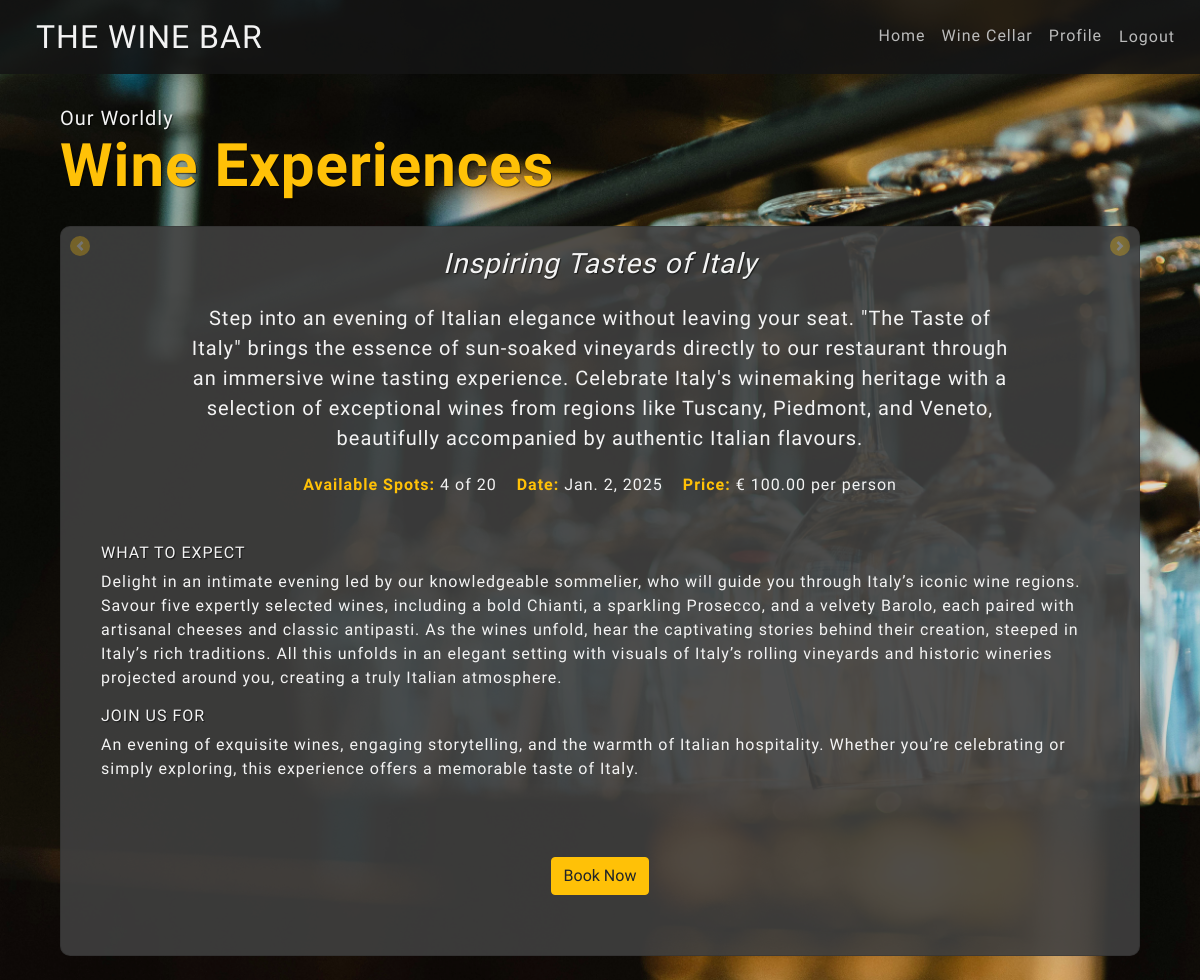
The page /wine_cellar/wine_cellar/ (signed in) on the database its author committed.
### bookings/models.py (models this page shows, shortened)
class WineCellar(models.Model):
    title = models.CharField(max_length=255)
    description = models.TextField()
    price = models.DecimalField(max_digits=10, decimal_places=2)
    date = models.DateField()
    available_spots = models.PositiveIntegerField()
    total_spots = models.PositiveIntegerField()
    what_to_expect = models.TextField()
    join_us_for = models.TextField()

### bookings/views.py (the view)
# urls.py: path("wine_cellar/", views.wine_list, name="wine_cellar"),
def wine_list(request):
    wines = WineCellar.objects.all()
    return render(request, "bookings/wine_cellar.html", {"wines": wines})

### bookings/templates/bookings/wine_cellar.html (shortened to what this page needs)
{% extends "layout.html" %}
{% block content %}
  <div class="container mt-4">
    <h1 class="mb-4">
      Our Worldly
      <br>
      <strong>Wine Experiences</strong>
    </h1>
    <div id="wineCarousel"
         class="carousel slide"
         data-ride="carousel"
         data-interval="false">
      <div class="carousel-inner">
        {% for wine in wines %}
          <div class="carousel-item {% if forloop.first %}active{% endif %}">
            <div class="card">
              <div class="card-body">
                <h5 class="card-title">{{ wine.title }}</h5>
                <p class="card-text">{{ wine.description }}</p>
                <div id="info">
                  <p>
                    <strong>Available Spots:</strong> {{ wine.available_spots }} of {{ wine.total_spots }}
                  </p>
                  <p>
                    <strong>Date:</strong> {{ wine.date }}
                  </p>
                  <p>
                    <strong>Price:</strong> € {{ wine.price }} per person
                  </p>
                </div>
                <div class="about_tasting">
                  <h6>What to Expect</h6>
                  <p>{{ wine.what_to_expect }}</p>
                  <h6>Join Us For</h6>
                  <p>{{ wine.join_us_for }}</p>
                </div>
                {% if user.is_authenticated %}
                  <button type="button" class="btn btn-warning" data-toggle="modal" data-target="#bookingModal" data-wine-id="{{ wine.id }}">Book Now</button>
                {% else %}
                  <a href="{% url 'bookings:register' %}" class="btn btn-warning">Uncork Access</a>
                {% endif %}
              </div>
            </div>
          </div>
        {% endfor %}
      </div>
      <a class="carousel-control-prev"
         href="#wineCarousel"
         role="button"
         data-slide="prev">
        <span class="carousel-control-prev-icon" aria-hidden="true"></span>
      </a>
      <a class="carousel-control-next"
         href="#wineCarousel"
         role="button"
         data-slide="next">
        <span class="carousel-control-next-icon" aria-hidden="true"></span>
      </a>
    </div>
  </div>
{% endblock content %}
{% block scripts %}
  {% load static %}
{% endblock scripts %}

### static/css/styles.css (style rules this page uses)
:root { --text-color: rgb(243, 243, 243); --text-color2: rgb(187, 187, 187); --text-color3: rgb(152, 152, 152); --text-alert: rgb(211, 25, 44); --gold-color: #ffc107; --bg-color: rgba(71, 71, 71, 0.9); --bg-color2: rgba(21, 21, 21, 0.9); --all-tsh: 1px 1px 1px rgba(0, 0, 0, 0.6); }
body { font-family: 'Della Respira', serif; letter-spacing: 1px; background-image: url('/static/media/empty_glasses.jpg'); background-size: cover; background-repeat: no-repeat; background-attachment: fixed; background-position: center; color: var(--text-color); }
body::after { content: ''; position: fixed; top: 0; left: 0; width: 100%; height: 100%; background-color: rgba(41, 41, 41, 0.1); z-index: 1; }
body * { position: relative; z-index: 2; }
.mb-4 { margin-top: 2rem; margin-bottom: 1.5rem !important; color: var(--text-color); font-size: 1.25rem; text-shadow: var(--all-tsh); }
.mb-4 strong { color: var(--gold-color); font-size: 3.75rem; }
.carousel-control-next, .carousel-control-prev { z-index: 4; width: 10%; opacity: 0.3; color: var(--text-color); background-color: var(--gold-color); height: 20px; width: 20px; border-radius: 50%; padding: 5px; margin: 10px; }
.card { border-radius: 10px; color: var(--text-color); background-color: rgba(64, 64, 64, 0.9); height: 100%; }
.card-body { display: flex; flex-direction: column; justify-content: space-evenly; align-items: center; height: 100%; }
.card-title { font-size: 1.75rem; text-align: center; font-style: italic; text-shadow: var(--all-tsh); }
.card-text { font-size: 1.25rem; max-width: 80%; margin: 10px auto; text-align: center; }
#info { margin: 0 auto; display: flex; }
#info p { padding: 10px; font-size: 1rem; text-align: center; }
#info strong { color: var(--gold-color); }
.about_tasting { margin: 20px; }
.about_tasting h6 { font-size: 1rem; text-transform: uppercase; text-shadow: 1px 1px 1px rgba(0, 0, 0, 0.6); }
.btn-warning, .btn-primary, .btn-secondary { display: flex; justify-content: center; align-items: center; margin: 40px auto; max-width: 70%; }

### rows shown on the page
WineCellar: title "Inspiring Tastes of Italy", description "Step into an evening of Italian elegance without leaving your seat. \"The Taste of Italy\" brings the essence of sun-soaked vineyards directly to our restaurant through an immersive wine tasting experience. Celebrate Italy's winemaking heritage with a selection of exceptional wines from regions like Tuscany, Piedmont, and Veneto, beautifully accompanied by authentic Italian flavours.", available_spots "4", total_spots "20", date "Jan. 2, 2025", price "100.00", what_to_expect "Delight in an intimate evening led by our knowledgeable sommelier, who will guide you through Italy’s iconic wine regions. Savour five expertly selected wines, including a bold Chianti, a sparkling Prosecco, and a velvety Barolo, each paired with artisanal cheeses and classic antipasti. As the wines unfold, hear the captivating stories behind their creation, steeped in Italy’s rich traditions. All this unfolds in an elegant setting with visuals of Italy’s rolling vineyards and historic wineries projected around you, creating a truly Italian atmosphere.", join_us_for "An evening of exquisite wines, engaging storytelling, and the warmth of Italian hospitality. Whether you’re celebrating or simply exploring, this experience offers a memorable taste of Italy."
